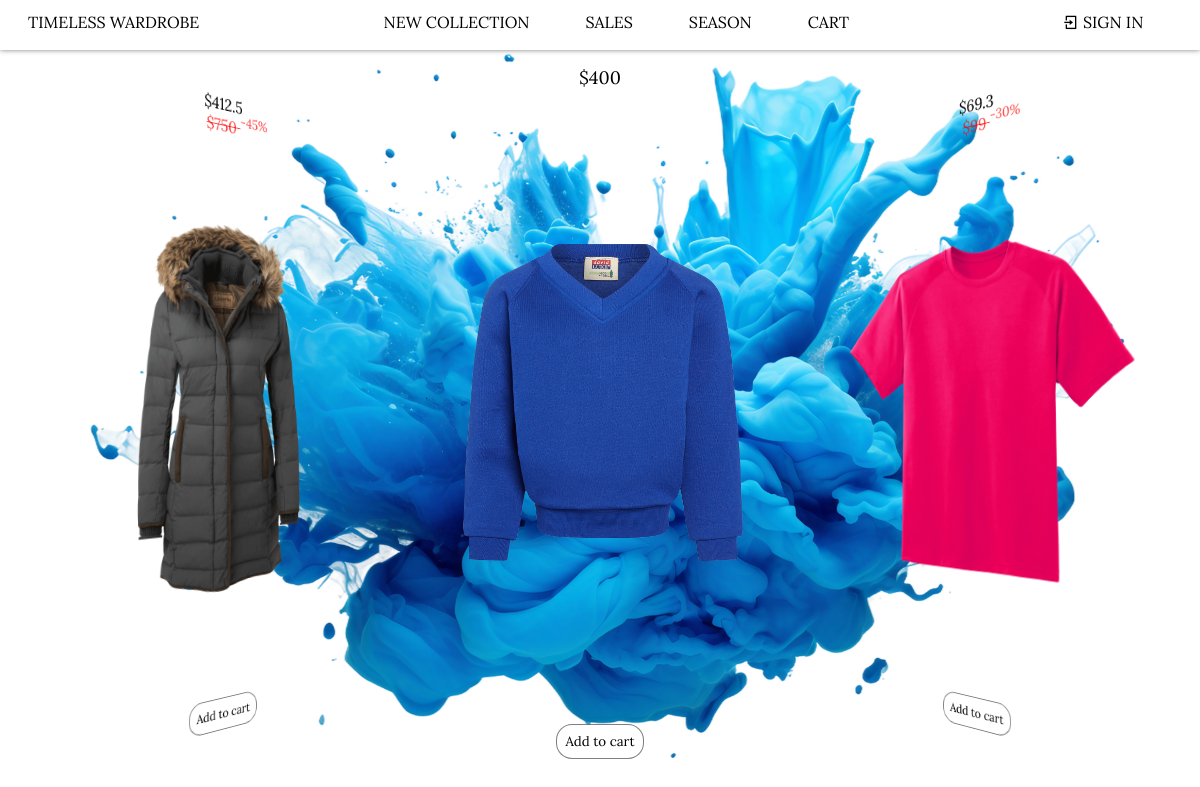
The page /store/new/ on the database its author committed.
### store2/models.py (models this page shows, shortened)
class Product(models.Model):
    title = models.CharField("Title", max_length=240)
    description = models.CharField("Description", max_length=240)
    price = models.DecimalField("Price", decimal_places=2, max_digits=9, default=0)
    photo = models.ImageField("Image", upload_to="products/")
    new = models.BooleanField("New", default=False)
    salePercent = models.DecimalField("Sale percent", decimal_places=0, max_digits=2, default=0)
    season = models.BooleanField("Season", default=False)

### store2/views.py (the view)
class NewPageView(TemplateView):
    def get(self, request, *args, **kwargs):
        context = {}
        products = Product.objects.filter(new=True)
        context['products'] = products
        response = render(request=request, template_name='store2/new/index.html', context=context)
        return response

### store2/templatetags/tags.py (called while the page is built)
@register.filter
def salePrice(price, salePercent):
    if salePercent == 0:
        return price
    else:
        return price * (1 - salePercent / 100)

### store2/templates/store2/new/index.html (shortened to what this page needs)
<!DOCTYPE html>
{% load static %}
{% load tags %}
<html lang="en">
    <head>
        <link rel="stylesheet" href="https://cdn.jsdelivr.net/npm/remixicon@4.3.0/fonts/remixicon.css">
        <link rel="stylesheet" href="https://cdn.jsdelivr.net/npm/swiper@11/swiper-bundle.min.css"/>
        <link rel="stylesheet" href="{% static 'store2/assets/css/store.css' %}">
        <link rel="stylesheet" href="{% static 'store2/assets/css/catalog.css' %}">
    </head>
    <body>
        {% include 'store2/header.html' %}
        <main class="main load-hidden">
            <div class="swiper mySwiper">
                <div class="swiper-wrapper">
                    {% for product in products %}
                        <div class="swiper-slide" data-swiper-autoplay="3000">
                            <div class="product">
                                <div class="price">
                                    {% if product.salePercent %}
                                        <div class="newPrice">
                                            ${{product.price|salePrice:product.salePercent|floatformat}}
                                        </div>
                                        <div class="oldPrice">
                                            ${{product.price|floatformat}}
                                            <sup class="percent">-{{product.salePercent}}%</sup>
                                        </div>
                                    {% else %}
                                        ${{product.price|floatformat}}
                                    {% endif %}
                                </div>
                                <img src="/media/{{product.photo}}" alt="Banner photo" loading="lazy">
                                <button productId="{{product.id}}">Add to cart</button>
                            </div>
                        </div>
                    {% endfor %}
                </div>
            </div>
        </main>
    </body>
</html>

### store2/static/store2/assets/css/store.css (style rules this page uses)
:root { --link-hover-color: rgba(0, 0, 0, .5); --link-color: rgb(0, 0, 0); --swiper-theme-color: rgba(0, 0, 0, .5); --box-shadow-global: 0 0 5px rgba(0, 0, 0, .5); --background-color-primary: rgba(255, 255, 255, 0.65); --background-color-secondary: rgba(0, 0, 0, 0.5); --background-color-optional: rgba(0, 0, 0, .1); --font-family-primary: Lora, Serif; --font-family-secondary: Lora, Serif; --font-size-medium: 1rem; --font-size-small: 0.75rem; --font-size-large: 1.5rem; }
* { margin: 0; padding: 0; }
body { overflow: hidden; }
html.sr .load-hidden { visibility: hidden; }
img, button, .swiper .price { -webkit-user-drag: none; -khtml-user-drag: none; -moz-user-drag: none; -o-user-drag: none; user-drag: none; -webkit-user-select: none; -khtml-user-select: none; -moz-user-select: none; -o-user-select: none; user-select: none; }
.swiper { width: 100%; height: 100dvh; }
.swiper-slide { text-align: center; font-size: 18px; background: #fff; display: flex; justify-content: center; align-items: center; }
.swiper-slide img { display: block; width: 100%; height: 100%; object-fit: cover; }

### store2/static/store2/assets/css/catalog.css (style rules this page uses)
body { overflow: hidden; }
.mySwiper > * { top: 50px; font-family: var(--font-family-primary); }
.swiper-slide { background-color: transparent; margin-top: 1rem; margin-bottom: 1rem; }
.swiper-slide .product { height: 100%; }
.swiper-slide img { display: block; width: 100%; height: 75%; object-fit: scale-down; }
.product button { cursor: pointer; margin: 1rem; border-radius: 1rem; border: 1px solid var(--background-color-secondary); padding: .5rem; background-color: var(--background-color-primary); font-family: var(--font-family-primary); color: var(--link-color); }
.product .price { height: 42px; }
.oldPrice { text-decoration: line-through; color: rgba(255, 0, 0, 75%); }
.oldPrice sup { display: inline-block; vertical-align: top; line-height: .5; width: 35px; margin-right: -35px; }

### rows shown on the page
Product: price "400", photo (picture)
Product: price|salePrice "69.3", price "99", salePercent "30", photo (picture)
Product: price|salePrice "412.5", price "750", salePercent "45", photo (picture)
